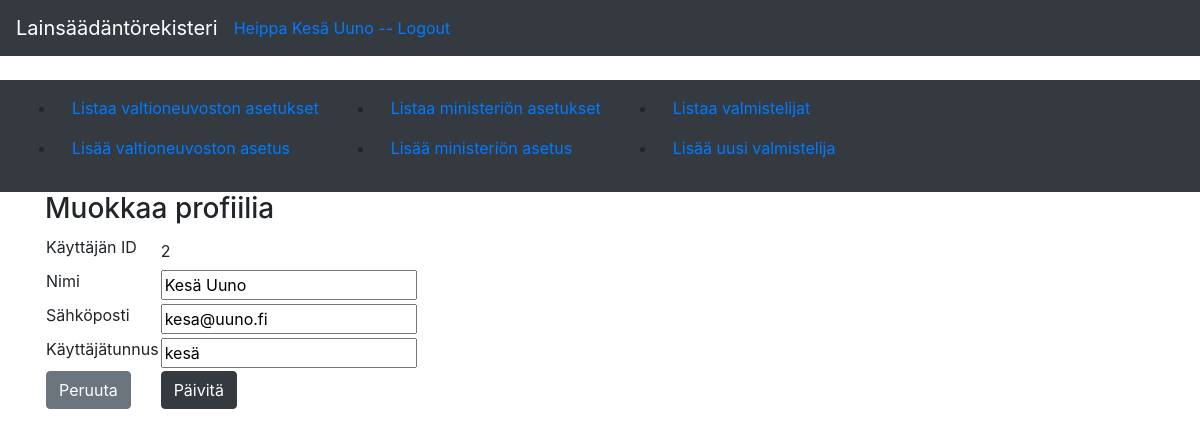
The app's page /auth/edit/2 (signed in) with its own data.
### application/auth/models.py (models this page shows, shortened)
class User(Base):
    __tablename__ = "account"
    name = db.Column(db.String(32), nullable=False)
    username = db.Column(db.String(32), unique=True, nullable=False)
    password = db.Column(db.String(32), nullable=False)
    email = db.Column(db.String(32), unique=True, nullable=False)
    roles = db.relationship("Role", secondary=user_role, lazy="subquery", backref=db.backref("users", passive_deletes=True, lazy=True))
    vnat = db.relationship("Vna", backref='account', passive_deletes=True, lazy=True)
    mmmat = db.relationship("Mmma", backref='account', passive_deletes=True, lazy=True)

### application/auth/views.py (the view, shortened to what this page needs)
@app.route("/auth/edit/<user_id>", methods = ["GET","POST"])
@login_required()
def auth_edit_profile(user_id):
    if not user_id.isdigit():
        return redirect("index")
    if int(user_id) != current_user.id and not current_user.is_superuser():
        return login_manager.unauthorized()
    if request.method == "GET":
        form = EditUserForm(obj=User.query.get(user_id))
        return render_template("auth/edit_profile.html", form = form)

### application/auth/forms.py (shortened to what this page needs)
class EditUserForm(FlaskForm):
    name = StringField("Nimi", [
        validators.DataRequired(message=("Anna nimesi")),
        validators.Length(min=3, max=30, message=("Nimessä on oltava 3-30 merkkiä"))
    ])
    email = StringField("Sähköposti", [
        validators.Length(min=3, max=30, message=("Sähköpostissa on oltava 3-30 merkkiä")),
        validators.Email(message=("Anna toimiva sähköpostiosoite")),
        validators.DataRequired(message=("Sähköpostikenttä ei voi olla tyhjä"))
    ])
    username = StringField("Käyttäjätunnus", [
        validators.DataRequired(message=("Käyttäjätunnuskenttä ei voi olla tyhjä")),
        validators.Length(min=3, max=30, message=("Käyttäjätunnuksessa on oltava 3-30 merkkiä"))
    ])
    id = HiddenField("Käyttäjän ID", [
        validators.DataRequired(message=("ID puuttuu"))
    ])
    submit = SubmitField("Päivitä")
    class Meta:
        csrf = False

### application/__init__.py (called while the page is built)
def login_required(role="ANY"):
    def wrapper(fn):
        @wraps(fn)
        def decorated_view(*args, **kwargs):
            if not current_user:
                return login_manager.unauthorized()
            if not current_user.is_authenticated:
                return login_manager.unauthorized()
            unauthorized  = False
            if role != "ANY":
                unauthorized = True
                for user_role in current_user.roles():
                    if user_role == role:
                        unauthorized = False
                        break
            if unauthorized:
                return login_manager.unauthorized()
            return fn(*args, **kwargs)
        return decorated_view
    return wrapper

@event.listens_for(Engine, "connect")
def set_sqlite_pragma(dbapi_connection, connection_record):
    if app.config["SQLALCHEMY_DATABASE_URI"].startswith("sqlite"):
        cursor = dbapi_connection.cursor()
        cursor.execute("PRAGMA foreign_keys=ON")
        cursor.close()

@login_manager.user_loader
def load_user(user_id):
    return User.query.get(user_id)

### application/templates/auth/edit_profile.html (shortened to what this page needs)
{% extends "layout.html" %}
{% block body %}
  <h3>Muokkaa profiilia</h3>
  <form method="POST" action="{{ url_for('auth_edit_profile', user_id=form.id.data) }}">
    <table>
      <tr>
        <td>{{ form.id.label }}</td>
        <td>{{ form.id.data }}</td>
        <td>
        </td>
      </tr>
      <tr>
        <td>{{ form.name.label }}</td>
        <td>{{ form.name }}</td>
        <td>
        </td>
      </tr>
      <tr>
        <td>{{ form.email.label }}</td>
        <td>{{ form.email }}</td>
        <td>
        </td>
      </tr>
      <tr>
        <td>{{ form.username.label }}</td>
        <td>{{ form.username }}</td>
        <td>
        </td>
      </tr>
      <tr>
        <td><a class="btn btn-secondary" href="{{ url_for('user_view', user_id=form.id.data) }}">Peruuta</a></td>
        <td>{{ form.submit(class="btn btn-dark") }}</td>
        <td>
        </td>
      </tr>
    </table>
  </form>
{% endblock %}

### application/templates/layout.html (shortened to what this page needs)
<!DOCTYPE html>
<html>
  <head>
    <link rel="stylesheet" href="https://maxcdn.bootstrapcdn.com/bootstrap/4.0.0/css/bootstrap.min.css">
  </head>
  <body>
    <nav class="navbar navbar-expand-md navbar-dark bg-dark mb-4">
      <a class="navbar-brand" href="{{ url_for('index') }}">Lainsäädäntörekisteri</a>
      <div class="form-inline mt-2 mt-md-0">
          {% if current_user.is_authenticated %}
          <a href="{{ url_for('auth_logout') }}">Heippa {{ current_user.name }} -- Logout</a>
          {% endif %}
      </div>
    </nav>
    <nav class="navbar navbar-expand-md navbar-dark bg-dark mb-6">
      <div class="collapse navbar-collapse" id="navbarCollapse">
        <ul>
          <li class="nav-item">
            <a class="nav-link" href="{{ url_for('vnat_index') }} ">Listaa valtioneuvoston asetukset</a>
          </li>
          <li class="nav-item">
            <a class="nav-link" href="{{ url_for('vnat_form') }} ">Lisää valtioneuvoston asetus</a>
          </li>
        </ul>
        <ul>
          <li class="nav-item">
            <a class="nav-link" href="{{ url_for('mmmat_index') }} ">Listaa ministeriön asetukset</a>
          </li>
          <li class="nav-item">
            <a class="nav-link" href="{{ url_for('mmmat_form') }} ">Lisää ministeriön asetus</a>
          </li>
        </ul>
        <ul>
          <li class="nav-item">
            <a class="nav-link" href="{{ url_for('valmistelijat_index') }} ">Listaa valmistelijat</a>
          </li>
          <li class="nav-item">
            <a class="nav-link" href="{{ url_for('valmistelijat_form') }} ">Lisää uusi valmistelija</a>
          </li>
        </ul>
      </div>
    </nav>
    <main role="main" class="container">
      {% block body %}{% endblock %}
    </main>
  </body>
</html>

### records on screen
User: name "Kesä Uuno", email "kesa@uuno.fi", username "kesä"
